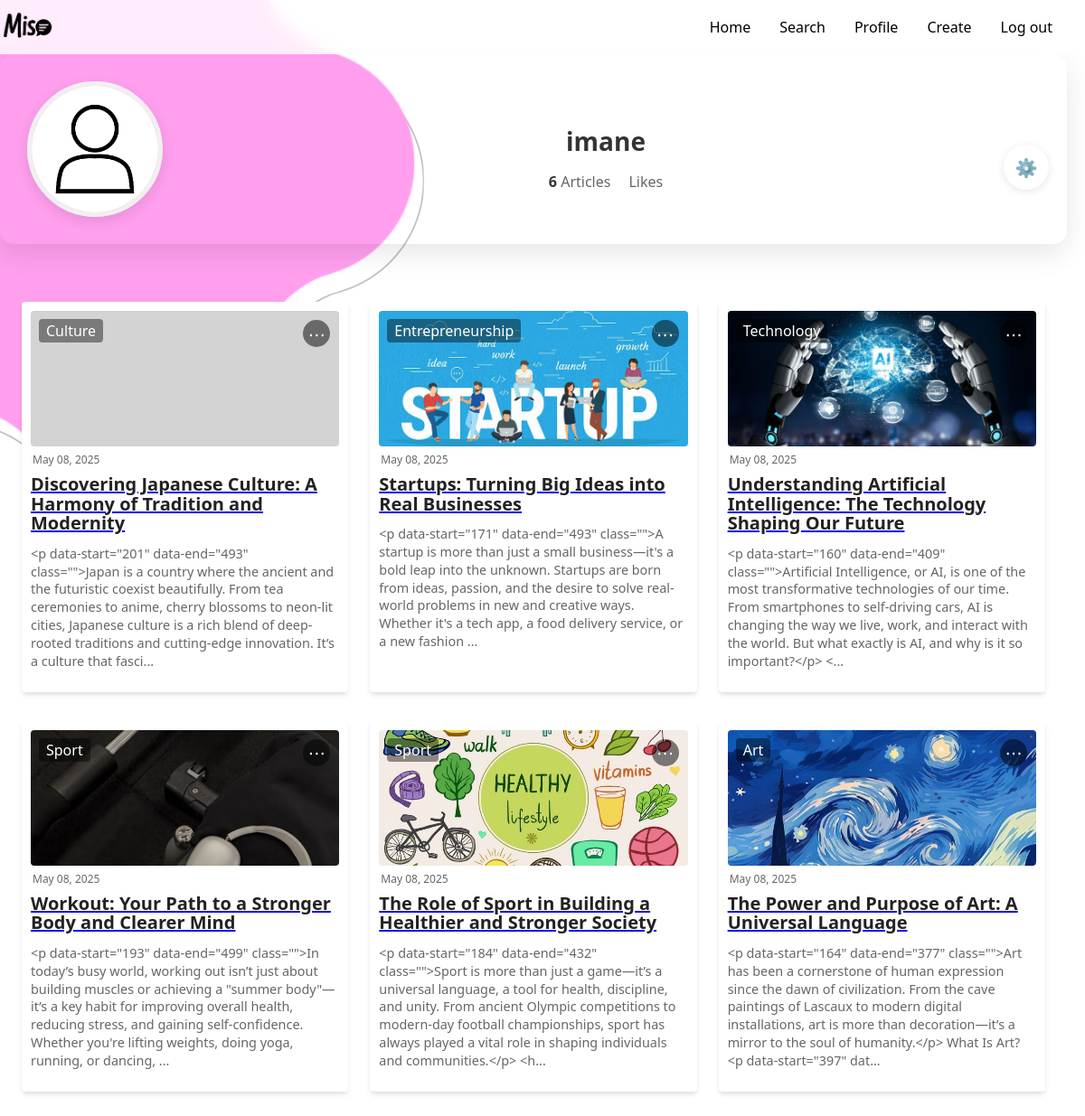
The app's page /profile (signed in) with its own data.
### app.py (models this page shows)
class User(db.Model):
    id = db.Column(db.Integer, primary_key=True)
    username = db.Column(db.String(80), unique=True, nullable=False)
    email = db.Column(db.String(120), unique=True, nullable=False)
    password = db.Column(db.String(200), nullable=False)
    profile_pic = db.Column(db.String(200), default='default.jpg')
    articles = db.relationship('Article', backref='author', lazy=True)
    liked_articles = db.relationship(
        'Like',
        backref='user',
        lazy=True,
        foreign_keys='Like.user_id'
    )

class Article(db.Model):
    id = db.Column(db.Integer, primary_key=True)
    title = db.Column(db.String(200), nullable=False)
    content = db.Column(db.Text, nullable=False)
    excerpt = db.Column(db.String(300))
    category = db.Column(db.String(50), nullable=False)
    date = db.Column(db.String(50), default=lambda: datetime.now(timezone.utc).strftime('%B %d, %Y'))
    image_url = db.Column(db.String(200), default='default_article.jpg')
    author_id = db.Column(db.Integer, db.ForeignKey('user.id'), nullable=False)

### app.py (the view)
@app.route('/profile')
def profile():
    if 'user_id' not in session:
        return redirect(url_for('login'))
    user = User.query.get(session['user_id'])
    articles = Article.query.filter_by(author_id=user.id).order_by(Article.id.desc()).all()
    return render_template('profile.html',
                         user=user,
                         articles=articles)

### templates/profile.html (shortened to what this page needs)
<!DOCTYPE html>
<html>
    <head>
      <link rel="stylesheet" href="{{ url_for('static', filename='css/profile_page.css') }}">
    </head>
    <body>
        <div class="wavy-circle-first wavy-circle"></div>
        <div class="wavy-circle-second wavy-circle"></div>
        <div class="wavy-circle-third wavy-circle"></div>
        <nav class="navbar">
            <a href="{{ url_for('home_after_login') }}" class="mi">
                <img src="{{ url_for('static', filename='images/logo.png') }}" alt="Miso Logo" class="logo-img">
            </a>
            <div class="navbar-links">
                <ul>
                    <li><a href="{{ url_for('home_after_login') }}">Home</a></li>
                    <li><a href="{{ url_for('search') }}">Search</a></li>
                    <li><a href="{{ url_for('profile') }}" class="active">Profile</a></li>
                    <li><a href="{{ url_for('create') }}">Create</a></li>
                    <li><a href="{{ url_for('logout') }}">Log out</a></li>
                </ul>
            </div>
        </nav>
        <button class="settings-toggle" id="settingsToggle">⚙️</button>
        <div class="profile-card">
            <div class="profile-content">
                <img src="{{ url_for('static', filename='uploads/' + user.profile_pic) }}"
                     class="profile-picture"
                     onerror="this.src='{{ url_for('static', filename='images/default-profile.jpg') }}'">
                <div class="profile-info">
                    <h1 class="user-name">{{ user.username }}</h1>
                    <div class="stats">
                        <span class="stat"><strong>{{ articles|length }}</strong> Articles</span>
                        <div class="stat">
                            <strong>{{ likes_count }}</strong> Likes
                        </div>
                    </div>
                </div>
            </div>
        </div>
        <section class="popular-articles">
            {% for row in articles|batch(3) %}
            <div class="articles-grid">
                {% for article in row %}
                <div class="card">
                    <div class="header">
                        <div class="image" style="background-image: url('{{ url_for('static', filename='uploads/' + article.image_url) }}')">
                            <span class="tag">{{ article.category }}</span>
                            <div class="article-menu">
                                <button class="menu-toggle">⋯</button>
                            </div>
                        </div>
                        <div class="date">
                            <span>{{ article.date }}</span>
                        </div>
                    </div>
                    <div class="info">
                        <a href="{{ url_for('article_view', id=article.id) }}" class="block">
                            <span class="title">{{ article.title }}</span>
                        </a>
                        <p class="description">{{ article.excerpt or article.content[:100] }}...</p>
                    </div>
                </div>
                {% endfor %}
            </div>
            {% endfor %}
        </section>
    </body>
</html>

### static/css/profile_page.css (style rules this page uses)
* { box-sizing: border-box; font-family: system-ui, -apple-system, BlinkMacSystemFont, 'Segoe UI', Roboto, Oxygen, Ubuntu, Cantarell, 'Open Sans', 'Helvetica Neue', sans-serif; }
body { width: 100vw; height: 100vh; margin: 0; padding: 0; padding-right: 20px; overflow-x: hidden; }
.navbar { display: flex; position: relative; justify-content: space-between; align-items: center; background-color: rgba(255, 255, 255, 0.8); backdrop-filter: blur(10px); -webkit-backdrop-filter: blur(10px); color: black; }
.mi { display: flex; align-items: center; gap: 10px; }
.logo-img { height: 60px; width: auto; vertical-align: middle; }
.navbar-links { height: 100%; }
.navbar-links ul { display: flex; margin: 0; padding: 0; }
.navbar-links li { list-style: none; }
.navbar-links li a { display: block; text-decoration: none; color: black; padding: 1rem; }
.wavy-circle { position: absolute; --s: clamp(650px, 70vw, 900px); width: var(--s); aspect-ratio: 1; --g: /calc(var(--s)*0.303) calc(var(--s)*0.303) radial-gradient(50% 50%,#000 99%,#0000 101%) no-repeat; mask: calc(50% + var(--s)*0.311) calc(50% + var(--s)*0) var(--g), calc(50% + var(--s)*0.096) calc(50% + var(--s)*0.296) var(--g), calc(50% + var(--s)*-0.252) calc(50% + var(--s)*0.183) var(--g), calc(50% + var(--s)*-0.252) calc(50% + var(--s)*-0.183) var(--g), calc(50% + var(--s)*0.096) calc(50% + var(--s)*-0.296) var(--g), radial-gradient(calc(var(--s)*0.384),#000 99%,#0000 101%) subtract, calc(50% + var(--s)*0.399) calc(50% + var(--s)*0.29) var(--g), calc(50% + var(--s)*-0.153) calc(50% + var(--s)*0.47) var(--g), calc(50% + var(--s)*-0.494) calc(50% + var(--s)*0) var(--g), calc(50% + var(--s)*-0.153) calc(50% + var(--s)*-0.47) var(--g), calc(50% + var(--s)*0.399) calc(50% + var(--s)*-0.29) var(--g); }
.wavy-circle-first, .wavy-circle-second, .wavy-circle-third { --offset: clamp(-200px, -30vw, -350px); top: var(--offset); left: var(--offset); }
.wavy-circle-first { z-index: -10; background: #FF9FEE; top: -240px; left: -350px; animation: ChangeColor 14s infinite; }
.wavy-circle-second { z-index: -20; background: black; top: -220px; left: -340px; animation: rotate 14s infinite; }
.wavy-circle-third { z-index: -20; background: white; top: -220px; left: -340px; animation: rotate 14s infinite; }
.profile-card { background-color: transparent; border-radius: 15px; box-shadow: 0 10px 30px rgba(0, 0, 0, 0.1); width: 100%; padding: 30px; }
.profile-content { display: flex; align-items: center; gap: 30px; }
.profile-picture { width: 150px; height: 150px; border-radius: 50%; object-fit: cover; border: 5px solid #f0f0f0; box-shadow: 0 5px 15px rgba(0, 0, 0, 0.1); flex-shrink: 0; }
.profile-info { flex: 1; text-align: center; }
.user-name { font-size: 28px; font-weight: 600; color: #333; margin-bottom: 15px; }
.stats { display: flex; justify-content: center; gap: 20px; }
.stat { font-size: 16px; color: #666; }
.stat strong { color: #333; font-weight: 600; }
.popular-articles { padding: 4rem 1.5rem; max-width: 1400px; margin: 0 auto; }
.articles-grid { display: grid; grid-template-columns: repeat(auto-fit, minmax(260px, 1fr)); gap: 1.5rem; margin-bottom: 2rem; }
.card { padding: 10px; box-shadow: 0 4px 6px -1px rgba(0, 0, 0, 0.1), 0 2px 4px -1px rgba(0, 0, 0, 0.06); background-color: rgb(255, 255, 255); font-family: sans-serif; border-radius: 4px; }
.header { margin-bottom: 0.5rem; }
.image { width: 100%; height: 150px; border-radius: 4px; background-color: rgb(211, 211, 211); padding: 9px; position: relative; background-size: cover; background-position: center; }
.tag { text-transform: capitalize; background-color: rgba(0, 0, 0, 0.425); padding: 2px 8px; border-radius: 4px; color: #fff; position: absolute; top: 9px; left: 9px; }
.date { display: flex; font-size: 0.75rem; line-height: 1rem; align-items: center; margin: 2px; color: #666; padding-top: 5px; }
.title { display: block; font-size: 1.25rem; line-height: 1.35rem; font-weight: 600; padding-bottom: 5px; color: #222; text-decoration: none; }
.description { line-height: 1.375; color: #666; font-size: 0.9rem; margin-top: 0.5rem; }
.settings-toggle { position: relative; float: right; top: 100px; right: 20px; background: rgb(164, 164, 164); border: none; border-radius: 50%; width: 40px; height: 40px; font-size: 20px; cursor: pointer; box-shadow: 0 2px 10px rgba(0,0,0,0.1); z-index: 1000; display: flex; align-items: center; justify-content: center; transition: transform 0.3s ease; }

### records on screen
User: username "imane"
Article: category "Culture", date "May 08, 2025", title "Discovering Japanese Culture: A Harmony of Tradition and Modernity", excerpt "<p data-start=\"201\" data-end=\"493\" class=\"\">Japan is a country where the ancient and the futuristic coexist beautifully. From tea ceremonies to anime, cherry blossoms to neon-lit cities, Japanese culture is a rich blend of deep-rooted traditions and cutting-edge innovation. It’s a culture that fasci"
Article: image_url (picture), category "Entrepreneurship", date "May 08, 2025", title "Startups: Turning Big Ideas into Real Businesses", excerpt "<p data-start=\"171\" data-end=\"493\" class=\"\">A startup is more than just a small business—it's a bold leap into the unknown. Startups are born from ideas, passion, and the desire to solve real-world problems in new and creative ways. Whether it's a tech app, a food delivery service, or a new fashion"
Article: image_url (picture), category "Technology", date "May 08, 2025", title "Understanding Artificial Intelligence: The Technology Shaping Our Future", excerpt "<p data-start=\"160\" data-end=\"409\" class=\"\">Artificial Intelligence, or AI, is one of the most transformative technologies of our time. From smartphones to self-driving cars, AI is changing the way we live, work, and interact with the world. But what exactly is AI, and why is it so important?</p> <"
Article: image_url (picture), category "Sport", date "May 08, 2025", title "Workout: Your Path to a Stronger Body and Clearer Mind", excerpt "<p data-start=\"193\" data-end=\"499\" class=\"\">In today’s busy world, working out isn’t just about building muscles or achieving a \"summer body\"—it’s a key habit for improving overall health, reducing stress, and gaining self-confidence. Whether you're lifting weights, doing yoga, running, or dancing,"
Article: image_url (picture), category "Sport", date "May 08, 2025", title "The Role of Sport in Building a Healthier and Stronger Society", excerpt "<p data-start=\"184\" data-end=\"432\" class=\"\">Sport is more than just a game—it’s a universal language, a tool for health, discipline, and unity. From ancient Olympic competitions to modern-day football championships, sport has always played a vital role in shaping individuals and communities.</p> <h"
Article: image_url (picture), category "Art", date "May 08, 2025", title "The Power and Purpose of Art: A Universal Language", excerpt "<p data-start=\"164\" data-end=\"377\" class=\"\">Art has been a cornerstone of human expression since the dawn of civilization. From the cave paintings of Lascaux to modern digital installations, art is more than decoration—it’s a mirror to the soul of humanity.</p> What Is Art? <p data-start=\"397\" dat"

### other values on screen
{{ articles|length }} "6"
